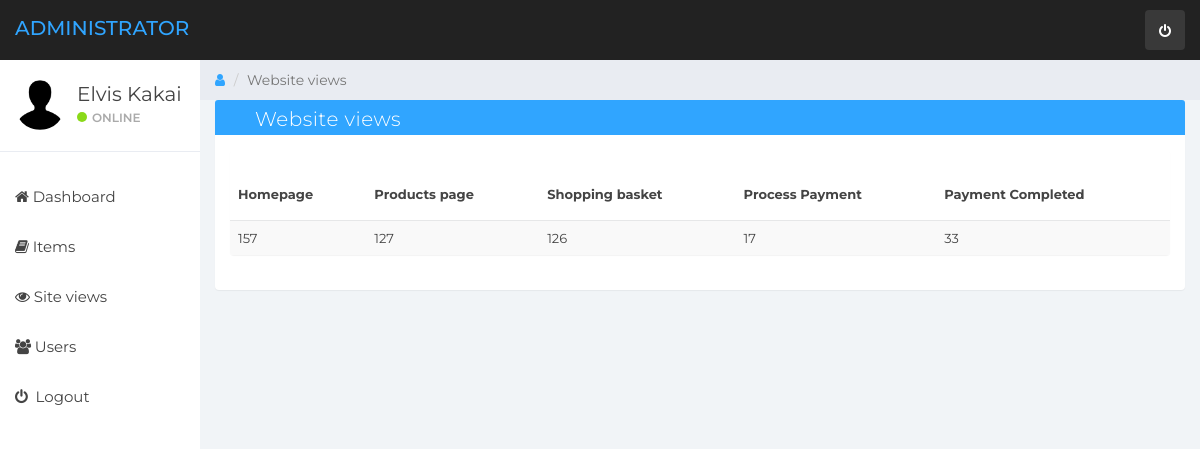
The app's page /admin/views.php (signed in) with its own data.
### tables this page shows
CREATE TABLE `page_visits` (
  `id` int(100) NOT NULL,
  `homepage` int(100) NOT NULL DEFAULT '1',
  `product` int(100) NOT NULL,
  `cart` int(100) NOT NULL,
  `payment` int(100) NOT NULL,
  `completed` int(100) NOT NULL
);

### admin/views.php (the view, shortened to what this page needs)
<?php include("header.php"); ?>
<?php include("sidebar.php"); ?>
 <div class="col-sm-9 col-sm-offset-3 col-lg-10 col-lg-offset-2 main">
        <div class="row">
            <ol class="breadcrumb">
                <li><a href="#">
                   <em class="fa fa-user"></em>
                </a></li>
                <li class="active">Website views</li>
            </ol>
        </div>
    <div class="panel panel-primary">
<div class="panel-heading" style="height: 35px; padding: 0 40px;">
Website views
</div>
<div class="panel-body">
<div class="panel panel-container">
<?php include ("db.php");
  $result = mysqli_query($con,"SELECT * FROM  page_visits");?>
<table class="table table-striped table-hover" id="dataTables-example" style="font-size: 13px;">
      <thead>
          <tr>
              <th>Homepage</th>
              <th>Products page</th>
              <th>Shopping basket</th>
              <th>Process Payment</th>
              <th>Payment Completed</th>
              </tr>
      </thead>
      <tbody>
            <?php while($row = mysqli_fetch_array($result)) {?>
              <tr>
              <td><?php echo $row['homepage'];?></td>
              <td><?php echo $row['product'];?></td>
              <td><?php echo $row['cart'];?></td>
              <td><?php echo $row['payment'];?></td>
              <td><?php echo $row['completed'];?></td>
              </tr>
           <?php } ?>
            </tbody></table>
        </div></div></div>
</div>
              <?php include("footer.php"); ?>

### admin/sidebar.php (shortened to what this page needs)
<?php
 include ("db.php");
$result = mysqli_query($con,"SELECT * FROM admin WHERE email='{$_SESSION['email']}'");
 while($row = mysqli_fetch_array($result)) {?>
<div id="sidebar-collapse" class="col-sm-3 col-lg-2 sidebar">
        <div class="profile-sidebar">
            <div class="profile-userpic">
               <img src="11.png" width="50"/>
            </div>
            <div class="profile-usertitle">
               <div class="profile-usertitle-name"><?php echo $row['name'];?></div>
                <div class="profile-usertitle-status"><span class="indicator label-success"></span>Online</div>
            </div>
        </div>
        <ul class="nav menu">
         <li><a href="index.php"><em class="fa fa-home">&nbsp;</em>Dashboard</a></li>
          <li><a href="items.php"><em class="fa fa-book">&nbsp;</em>Items</a></li>
        <li class=""><a href="views.php"><em class="fa fa-eye">&nbsp;</em>Site views</a></li>
        <li class=""><a href="users.php"><em class="fa fa-group">&nbsp;</em>Users</a></li>
        <li class=""><a href="logout.php"><em class="fa fa-power-off">&nbsp;</em> Logout</a></li>
        </ul>
    </div>
     <?php } mysqli_close($con); ?>

### admin/css/styles.css (style rules this page uses)
body { background: #f1f4f7; padding-top: 60px; font-size: 14px; color: #444444; font-family: "Montserrat", "Helvetica Neue", Helvetica, Arial, sans-serif; }
a, a:hover, a:focus { color: #30a5ff; }
.label-success { background-color: #8ad919; }
.panel { border: 0; }
.panel-container { padding-top: 20px; }
.panel-primary > .panel-heading { background-color: #30a5ff; color: #fff; border: none; }
.panel-heading { font-size: 20px; font-weight: 300; letter-spacing: 0.025em; height: 60px; line-height: 38px; }
.sidebar { display: block; padding: 0; display: none; box-shadow: none; background: #fff; }
.sidebar ul { margin: 20px 0px; }
@media (min-width: 768px) { .sidebar { display: block; position: fixed; top: 60px; bottom: 0; left: 0; z-index: 1000; display: block; margin: 0; padding: 0; overflow-x: hidden; overflow-y: auto; } }
.sidebar ul.nav li a { height: 50px; font-size: 15px; line-height: 2em; color: #444444; }
.profile-sidebar { padding: 10px 0; border-bottom: 1px solid #e9ecf2; }
.indicator { width: 10px; height: 10px; display: inline-block; border-radius: 9999px; margin-right: 5px; }
.profile-userpic img { float: left; margin: 10px 0px 0px 15px; width: 50px; height: 50px; border-radius: 9999px !important; }
.profile-usertitle { float: left; text-align: left; margin: 10px 0 0 12px; }
.profile-usertitle-name { font-size: 20px; margin-bottom: 0px; }
.profile-usertitle-status { text-transform: uppercase; color: #AAA; font-size: 12px; font-weight: 600; margin-bottom: 15px; }
.breadcrumb { border-radius: 0; padding: 10px 15px 10px 15px; background: #e9ecf2; margin: 0; }
.table { background: #fff; }
.table > thead > tr > th { border-bottom: 1px solid #e6e7e8; vertical-align: middle; height: 50px; }

### records on screen
page_visits: homepage "157", product "127", cart "126", payment "17", completed "33"

### other values on screen
$row['name'] "Elvis Kakai"
